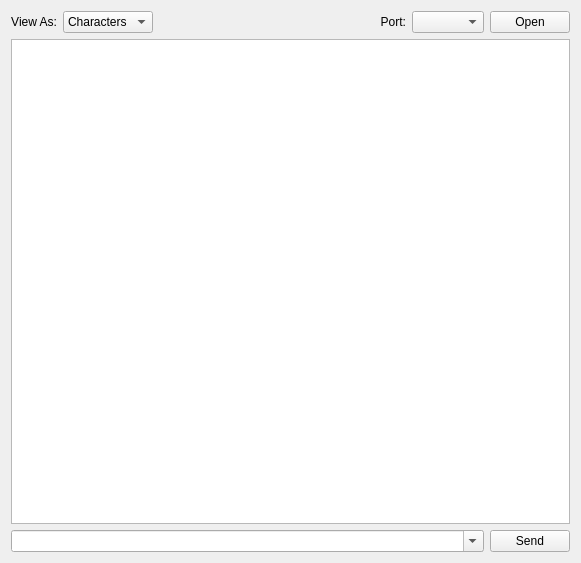
<ui version="4.0" >
 <class>UsbConsoleUi</class>
 <widget class="QDialog" name="UsbConsoleUi" >
  <property name="geometry" >
   <rect>
    <x>0</x>
    <y>0</y>
    <width>581</width>
    <height>563</height>
   </rect>
  </property>
  <property name="windowTitle" >
   <string>USB Console</string>
  </property>
  <layout class="QVBoxLayout" >
   <item>
    <layout class="QHBoxLayout" >
     <item>
      <widget class="QLabel" name="label_2" >
       <property name="text" >
        <string>View As:</string>
       </property>
       <property name="alignment" >
        <set>Qt::AlignRight|Qt::AlignTrailing|Qt::AlignVCenter</set>
       </property>
       <property name="buddy" >
        <cstring>viewList</cstring>
       </property>
      </widget>
     </item>
     <item>
      <widget class="QComboBox" name="viewList" >
       <property name="sizeAdjustPolicy" >
        <enum>QComboBox::AdjustToContents</enum>
       </property>
       <item>
        <property name="text" >
         <string>Characters</string>
        </property>
       </item>
       <item>
        <property name="text" >
         <string>Hex</string>
        </property>
       </item>
      </widget>
     </item>
     <item>
      <spacer>
       <property name="orientation" >
        <enum>Qt::Horizontal</enum>
       </property>
       <property name="sizeHint" stdset="0" >
        <size>
         <width>40</width>
         <height>20</height>
        </size>
       </property>
      </spacer>
     </item>
     <item>
      <widget class="QLabel" name="label" >
       <property name="text" >
        <string>Port:</string>
       </property>
       <property name="alignment" >
        <set>Qt::AlignRight|Qt::AlignTrailing|Qt::AlignVCenter</set>
       </property>
       <property name="buddy" >
        <cstring>portList</cstring>
       </property>
      </widget>
     </item>
     <item>
      <widget class="QComboBox" name="portList" >
       <property name="sizeAdjustPolicy" >
        <enum>QComboBox::AdjustToContents</enum>
       </property>
      </widget>
     </item>
     <item>
      <widget class="QPushButton" name="openCloseButton" >
       <property name="text" >
        <string>Open</string>
       </property>
       <property name="autoDefault" >
        <bool>false</bool>
       </property>
      </widget>
     </item>
    </layout>
   </item>
   <item>
    <widget class="QPlainTextEdit" name="outputConsole" >
     <property name="undoRedoEnabled" >
      <bool>false</bool>
     </property>
     <property name="readOnly" >
      <bool>true</bool>
     </property>
     <property name="maximumBlockCount" >
      <number>2500</number>
     </property>
     <property name="backgroundVisible" >
      <bool>false</bool>
     </property>
    </widget>
   </item>
   <item>
    <layout class="QHBoxLayout" >
     <item>
      <widget class="QComboBox" name="commandLine" >
       <property name="sizePolicy" >
        <sizepolicy vsizetype="Fixed" hsizetype="Expanding" >
         <horstretch>0</horstretch>
         <verstretch>0</verstretch>
        </sizepolicy>
       </property>
       <property name="editable" >
        <bool>true</bool>
       </property>
      </widget>
     </item>
     <item>
      <widget class="QPushButton" name="sendButton" >
       <property name="focusPolicy" >
        <enum>Qt::NoFocus</enum>
       </property>
       <property name="text" >
        <string>Send</string>
       </property>
      </widget>
     </item>
    </layout>
   </item>
  </layout>
 </widget>
 <tabstops>
  <tabstop>commandLine</tabstop>
  <tabstop>viewList</tabstop>
  <tabstop>portList</tabstop>
 </tabstops>
 <resources/>
 <connections/>
</ui>
